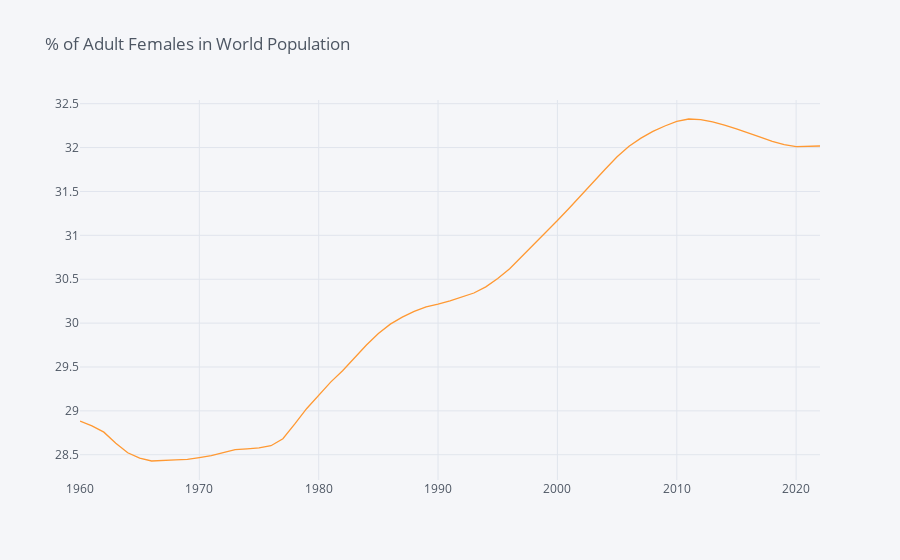

Source (notebook cell):
### Markdown cell above
Decreases in population growth could also be due to a decreasing share of adult women, perhaps due to gender selection at birth.  How does this share ($\phi_t$) vary over time?

### Code cell
# % Adult Female is % of females who are adult.
# To make a share of total population take product
world["% Adult Female"] = world["% Adult Female"]*world["% Female"]/100

world["% Adult Female"].iplot(title="% of Adult Females in World Population")

### Figure 1 — Plotly figure (JSON) as saved in the notebook; plotly's stock layout.template omitted (floating-point values rounded to 4 significant figures)
{"data": [{"line": {"color": "rgba(255, 153, 51, 1.0)", "dash": "solid", "shape": "linear", "width": 1.3}, "mode": "lines", "name": "% Adult Female", "text": "", "type": "scatter", "x": [2022, 2021, 2020, 2019, 2018, 2017, 2016, 2015, 2014, 2013, 2012, 2011, 2010, 2009, 2008, 2007, 2006, 2005, 2004, 2003, 2002, 2001, 2000, 1999, 1998, 1997, 1996, 1995, 1994, 1993, 1992, 1991, 1990, 1989, 1988, 1987, 1986, 1985, 1984, 1983, 1982, 1981, 1980, 1979, 1978, 1977, 1976, 1975, 1974, 1973, 1972, 1971, 1970, 1969, 1968, 1967, 1966, 1965, 1964, 1963, 1962, 1961, 1960], "y": [32.02, 32.01, 32.01, 32.03, 32.07, 32.12, 32.17, 32.21, 32.26, 32.29, 32.32, 32.33, 32.3, 32.25, 32.18, 32.11, 32.02, 31.89, 31.75, 31.61, 31.46, 31.31, 31.17, 31.03, 30.89, 30.75, 30.62, 30.51, 30.41, 30.34, 30.3, 30.25, 30.22, 30.19, 30.13, 30.07, 29.99, 29.88, 29.75, 29.6, 29.46, 29.33, 29.18, 29.03, 28.85, 28.68, 28.6, 28.58, 28.57, 28.56, 28.52, 28.49, 28.47, 28.45, 28.44, 28.43, 28.43, 28.46, 28.52, 28.63, 28.76, 28.83, 28.88]}], "layout": {"legend": {"bgcolor": "#F5F6F9", "font": {"color": "#4D5663"}}, "paper_bgcolor": "#F5F6F9", "plot_bgcolor": "#F5F6F9", "title": {"font": {"color": "#4D5663"}, "text": "% of Adult Females in World Population"}, "xaxis": {"gridcolor": "#E1E5ED", "showgrid": true, "tickfont": {"color": "#4D5663"}, "title": {"font": {"color": "#4D5663"}, "text": ""}, "zerolinecolor": "#E1E5ED"}, "yaxis": {"gridcolor": "#E1E5ED", "showgrid": true, "tickfont": {"color": "#4D5663"}, "title": {"font": {"color": "#4D5663"}, "text": ""}, "zerolinecolor": "#E1E5ED"}}}
